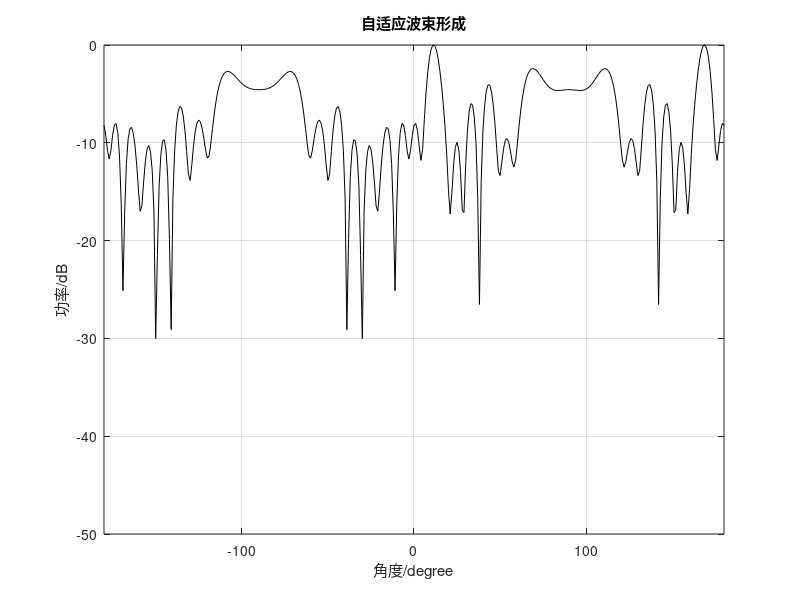

Here is the MATLAB script that generated this plot:
% 基于最小均方误差（MMSE）的自适应波束形成

% 参数设置
M = 18; % 阵元数量
lambda = 10; % 波长
d = lambda / 2; % 阵元间距
L = 100; % 采样点数
thetas = 10; % 目标信号方向
thetai = [-30, 30]; % 干扰信号方向

% 生成目标信号和干扰信号的导向矢量
n = (0:M-1)'; % 阵元索引
vs = exp(-1i * 2 * pi * n * d * sind(thetas) / lambda); % 目标信号导向矢量
vn1 = exp(-1i * 2 * pi * n * d * sind(thetai(1)) / lambda); % 干扰信号1导向矢量
vn2 = exp(-1i * 2 * pi * n * d * sind(thetai(2)) / lambda); % 干扰信号2导向矢量

% 生成信号和噪声
f = 1600; % 信号频率
t = (0:L-1); % 时间序列
di = sin(2 * pi * f * t / (8 * f)); % 目标信号
vn1_singal = sin(2 * pi * 2 * f * t / (8 * f)); % 干扰信号1
vn2_singal = sin(2 * pi * 4 * f * t / (8 * f)); % 干扰信号2
A = [vs, vn1, vn2]; % 信号矩阵
St = [di; vn1_singal; vn2_singal]; % 信号源
Xt = A * St + randn(M, L); % 接收到的信号

% 计算协方差矩阵
R_x = (1 / L) * (Xt * Xt'); % 接收到的信号的协方差矩阵
R_x_inv = inv(R_x); % 协方差矩阵的逆


% 计算最优权重
W_opt = R_x_inv * vs / (vs' * R_x_inv * vs);    % 最优权重向量

% 绘制波束图
sita = -180:1:180; % 扫描方向范围
v = exp(-1i * 2 * pi * n * d * sind(sita) / lambda); % 扫描方向的导向矢量
B = abs(v' * W_opt); % 波束响应

figure;
plot(sita, 20 * log10(B / max(B)), 'k');
title('自适应波束形成');
xlabel('角度/degree');
ylabel('功率/dB');
grid on;
axis([-180, 180, -50, 0]);  % 设置坐标轴范围
